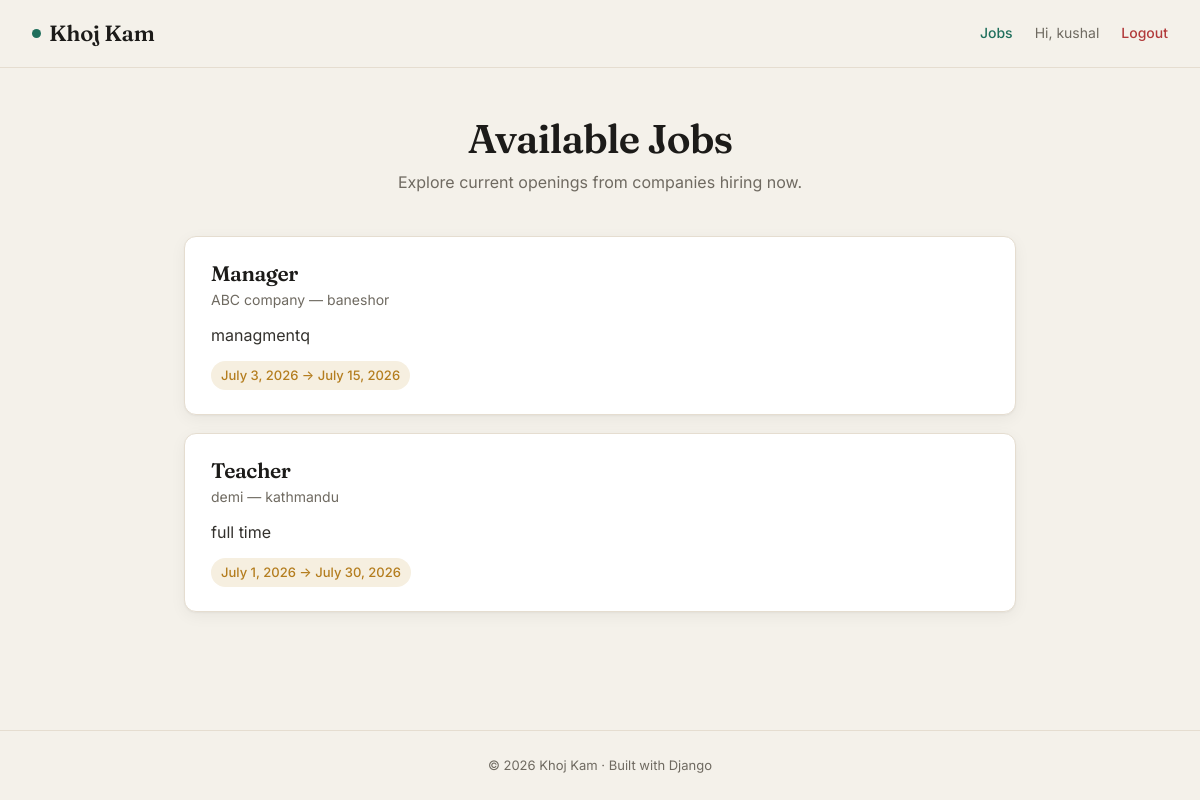
The app's page /jobs/ (signed in) with its own data.
### portal/models.py (models this page shows, shortened)
class Job(models.Model):
    title = models.CharField(max_length=100)
    start_date = models.DateField()
    end_date = models.DateField()
    description = models.TextField()
    company = models.ForeignKey(Company, on_delete=models.CASCADE, related_name='jobs')

class Company(models.Model):
    name = models.CharField(max_length=100)
    logo = models.ImageField(upload_to='company_logos/', blank=True, null=True)
    location = models.CharField(max_length=100)
    contact_no = models.CharField(max_length=10)

### jobportal/urls.py (the view)
# urls.py: path("jobs/", jobs, name="jobs"),
@login_required(login_url="login")
def jobs(request):
    jobs = Job.objects.all()
    return render(request, "jobs.html", {"jobs": jobs})

### jobportal/templates/jobs.html (shortened to what this page needs)
{% extends "base.html" %}
{% block content %}
<div class="container">
    <h1 class="page-title">Available Jobs</h1>
    <p class="page-sub">Explore current openings from companies hiring now.</p>
    <div class="grid">
        {% for job in jobs %}
            <div class="card">
                <h3><a href="{% url 'job_detail' job.id %}">{{ job.title }}</a></h3>
                <p class="meta">{{ job.company.name }} — {{ job.company.location }}</p>
                <p class="desc">{{ job.description }}</p>
                <span class="tag">{{ job.start_date }} → {{ job.end_date }}</span>
            </div>
        {% empty %}
            <p class="empty">No jobs posted yet.</p>
        {% endfor %}
    </div>
</div>
{% endblock %}

### jobportal/templates/base.html (shortened to what this page needs)
<!DOCTYPE html>
<html lang="en">
<head>
</head>
<body>
    <header class="site-header">
        <a href="{% url 'home' %}" class="brand"><span class="dot"></span>Khoj Kam</a>
        <nav class="nav-links">
            <a href="{% url 'jobs' %}">Jobs</a>
            {% if user.is_authenticated %}
                <span class="user">Hi, {{ user.username }}</span>
                <a href="{% url 'logout' %}" class="logout">Logout</a>
            {% else %}
                <a href="{% url 'login' %}">Login</a>
                <a href="{% url 'register' %}">Register</a>
            {% endif %}
        </nav>
    </header>
    <main>
        {% block content %}{% endblock %}
    </main>
    <footer class="site-footer">
        © 2026 Khoj Kam · Built with Django
    </footer>
</body>
</html>

### jobportal/templates/base.html (style rules this page uses)
:root { --bg: #f4f1ea; --surface: #ffffff; --ink: #1c1b19; --muted: #6f6a61; --line: #e5ddd0; --accent: #1f6f5c; --accent-hover: #185848; --amber: #b47d1e; --danger: #b23b3b; --radius: 12px; --shadow: 0 1px 2px rgba(28,27,25,.04), 0 4px 16px rgba(28,27,25,.05); --serif: "Fraunces", Georgia, serif; --sans: "Inter", -apple-system, BlinkMacSystemFont, sans-serif; }
* { box-sizing: border-box; margin: 0; padding: 0; }
body { font-family: var(--sans); background: var(--bg); color: var(--ink); line-height: 1.6; min-height: 100vh; display: flex; flex-direction: column; -webkit-font-smoothing: antialiased; }
a { color: var(--accent); text-decoration: none; }
.site-header { position: sticky; top: 0; z-index: 50; display: flex; align-items: center; justify-content: space-between; padding: 16px 32px; background: rgba(244,241,234,.85); backdrop-filter: blur(10px); border-bottom: 1px solid var(--line); }
.brand { font-family: var(--serif); font-weight: 600; font-size: 22px; color: var(--ink); letter-spacing: -.01em; display: flex; align-items: center; gap: 8px; }
.brand .dot { width: 9px; height: 9px; border-radius: 50%; background: var(--accent); display: inline-block; }
.nav-links { display: flex; align-items: center; gap: 22px; font-size: 14px; }
.nav-links .user { color: var(--muted); }
.nav-links .logout { color: var(--danger); }
.nav-links a { font-weight: 500; }
.container { width: 100%; max-width: 880px; margin: 0 auto; padding: 48px 24px; flex: 1; }
main { flex: 1; display: flex; flex-direction: column; }
h1, h2, h3 { font-family: var(--serif); font-weight: 600; letter-spacing: -.02em; line-height: 1.15; }
.page-title { font-size: 40px; text-align: center; margin-bottom: 8px; }
.page-sub { text-align: center; color: var(--muted); margin-bottom: 40px; }
.grid { display: grid; gap: 18px; }
.card { background: var(--surface); border: 1px solid var(--line); border-radius: var(--radius); padding: 24px 26px; box-shadow: var(--shadow); transition: transform .15s ease, box-shadow .15s ease; }
.card h3 { font-size: 21px; margin-bottom: 4px; }
.card h3 a { color: var(--ink); }
.meta { color: var(--muted); font-size: 14px; }
.desc { margin: 12px 0; color: #33312d; }
.tag { display: inline-flex; align-items: center; gap: 6px; font-size: 13px; color: var(--amber); font-weight: 500; background: #f6efe0; padding: 4px 10px; border-radius: 999px; }
.site-footer { border-top: 1px solid var(--line); padding: 24px 32px; text-align: center; color: var(--muted); font-size: 13px; }

### records on screen
Job: title "Manager", company.name "ABC company", company.location "baneshor", description "managmentq", start_date "July 3, 2026", end_date "July 15, 2026"
Job: title "Teacher", company.name "demi", company.location "kathmandu", description "full time", start_date "July 1, 2026", end_date "July 30, 2026"

### other values on screen
{{ user.username }} "kushal"
